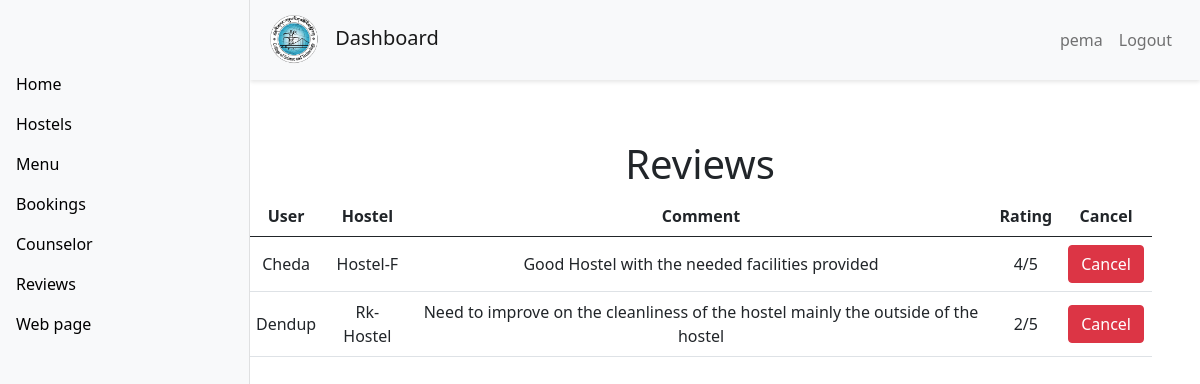
The page /review_admin (signed in) on the database its author committed.
### APP/models.py (models this page shows, shortened)
class Review(models.Model):
    hostel = models.ForeignKey(Hostel,related_name='reviews',on_delete= models.CASCADE)
    user = models.OneToOneField(User,on_delete=models.CASCADE)
    comment = models.TextField()
    reviews = models.PositiveIntegerField(default=1)

class Hostel(models.Model):
    gender = (
        ('M','Male'),
        ('F','Female'),
    )
    name = models.CharField(max_length=200)
    gender = models.CharField(max_length=200,null= True,choices=gender)
    description = models.TextField(max_length=200)
    image = models.ImageField(upload_to='hostels/')
    def __str__ (self):
        return self.name

### APP/decorators.py (the view)
        def wrapper_func(request, *args, **kwargs):
            group = None
            if request.user.groups.exists():
                group = request.user.groups.all()[0].name
            if group in allowed_roles:
                return view_func(request, *args, **kwargs)
            else:
                return HttpResponse("You are not authorized to view this page.")

### APP/views.py (called while the page is built)
@login_required(login_url='login')
@allowed_users(allowed_roles=['admin'])
def review_admin(request):
    review = Review.objects.all()
    context = {
        'review': review,
    }
    return render(request,'admin_view/reviews.html',context)

### APP/templates/admin_view/reviews.html (shortened to what this page needs)
{% extends 'admin_view/base.html' %}
{% block content %}
<div class="container mt-5">
    <h1 class="text-center">Reviews</h1>
    <table class="table table-hover">
        <thead>
            <tr>
                <th scope="col">User</th>
                <th scope="col">Hostel</th>
                <th scope="col">Comment</th>
                <th scope="col">Rating</th>
                <th scope="col">Cancel</th>
            </tr>
        </thead>
        <tbody>
            {% for review in review %}
            <tr>
                <td>{{ review.user.username }}</td>
                <td>{{ review.hostel }}</td>
                <td>{{ review.comment }}</td>
                <td>{{ review.reviews }}/5</td>
                <td><a href="{%url 'delete_review' review.id%}"><button class="btn btn-danger">Cancel</button></a></td>
            </tr>
            {% endfor %}
        </tbody>
    </table>
</div>
{% endblock %}

### APP/templates/admin_view/base.html (shortened to what this page needs)
<!DOCTYPE html>
<html lang="en">
{% load static %}
<head>
  <link href="https://cdn.jsdelivr.net/npm/bootstrap@5.0.2/dist/css/bootstrap.min.css" rel="stylesheet"
>
  <link href="https://cdnjs.cloudflare.com/ajax/libs/bootstrap-icons/1.5.0/font/bootstrap-icons.min.css"
    rel="stylesheet">
</head>
<body>
  <nav class="navbar navbar-expand-lg navbar-light bg-light topbar">
    <a class="navbar-brand" href="#">
      <img src="{% static 'APP/image/cstlogo176.png' %}" style="width: 50px; height: 50px;" alt="Brand Logo">
      Dashboard
    </a>
    <div class="collapse navbar-collapse">
      <ul class="navbar-nav ms-auto">
        <li class="nav-item">
          <span class="nav-link">{{ user.username }}</span>
        </li>
        <li class="nav-item">
          <a class="nav-link" href="{% url 'logout' %}">Logout</a>
        </li>
      </ul>
    </div>
  </nav>
  <div class="container-fluid">
    <div class="row">
      <nav id="sidebarMenu" class="col-md-3 col-lg-2 d-md-block sidebar">
        <div class="position-sticky pt-3 sidebar-sticky">
          <ul class="nav flex-column">
            {% if request.user.is_staff %}
            <li class="nav-item">
              <a class="nav-link active" href="{% url 'dash' %}">Home</a>
            </li>
            <li class="nav-item">
              <a class="nav-link" href="{% url 'hostel' %}">Hostels</a>
            </li>
            <li class="nav-item">
              <a class="nav-link" href="{% url 'menu_admin' %}">Menu</a>
            </li>
            <li class="nav-item">
              <a class="nav-link" href="{% url 'booking_admin' %}">Bookings</a>
            </li>
            <li class="nav-item">
              <a class="nav-link" href="{% url 'counselor' %}">Counselor</a>
            </li>
            <li class="nav-item">
              <a class="nav-link" href="{%url 'review_admin'%}">Reviews</a>
            </li>
            {% endif %}
            <li class="nav-item">
              <a class="nav-link" href="{% url 'home' %}">Web page</a>
            </li>
          </ul>
        </div>
      </nav>
      <main class="col-md-9 ms-sm-auto col-lg-10 px-md-4 main-content">
        <br>
        <br>
        <br>
        {% block content %}
        {% endblock %}
      </main>
    </div>
  </div>
</body>
</html>

### APP/templates/admin_view/base.html (style rules this page uses)
body { overflow-x: hidden; }
.sidebar { position: fixed; top: 0; bottom: 0; left: 0; z-index: 100; padding: 48px 0 0; width: 250px; background-color: #f8f9fa; box-shadow: inset -1px 0 0 rgba(0, 0, 0, 0.1); }
.sidebar-sticky { position: relative; top: 0; height: calc(100vh - 48px); padding-top: .5rem; overflow-x: hidden; overflow-y: auto; }
.main-content { margin-left: 250px; padding: 20px; }
.navbar-brand img { margin-right: 10px; }
.nav-link { color: #000; font-weight: 500; }
.navbar { padding: 10px 15px; }
.topbar { position: fixed; width: calc(100% - 250px); left: 250px; top: 0; z-index: 99; background-color: #fff; box-shadow: 0 2px 4px rgba(0, 0, 0, 0.1); padding: 10px 20px; }
.topbar .navbar-nav { margin-left: auto; }

### APP/templates/admin_view/reviews.html (style rules this page uses)
th, td { text-align: center; vertical-align: middle; }

### rows shown on the page
Review: user.username "Cheda", hostel "Hostel-F", comment "Good Hostel with the needed facilities provided", reviews "4"
Review: user.username "Dendup", hostel "Rk-Hostel", comment "Need to improve on the cleanliness of the hostel mainly the outside of the hostel", reviews "2"

### other values the page prints
{{ user.username }} "pema"
